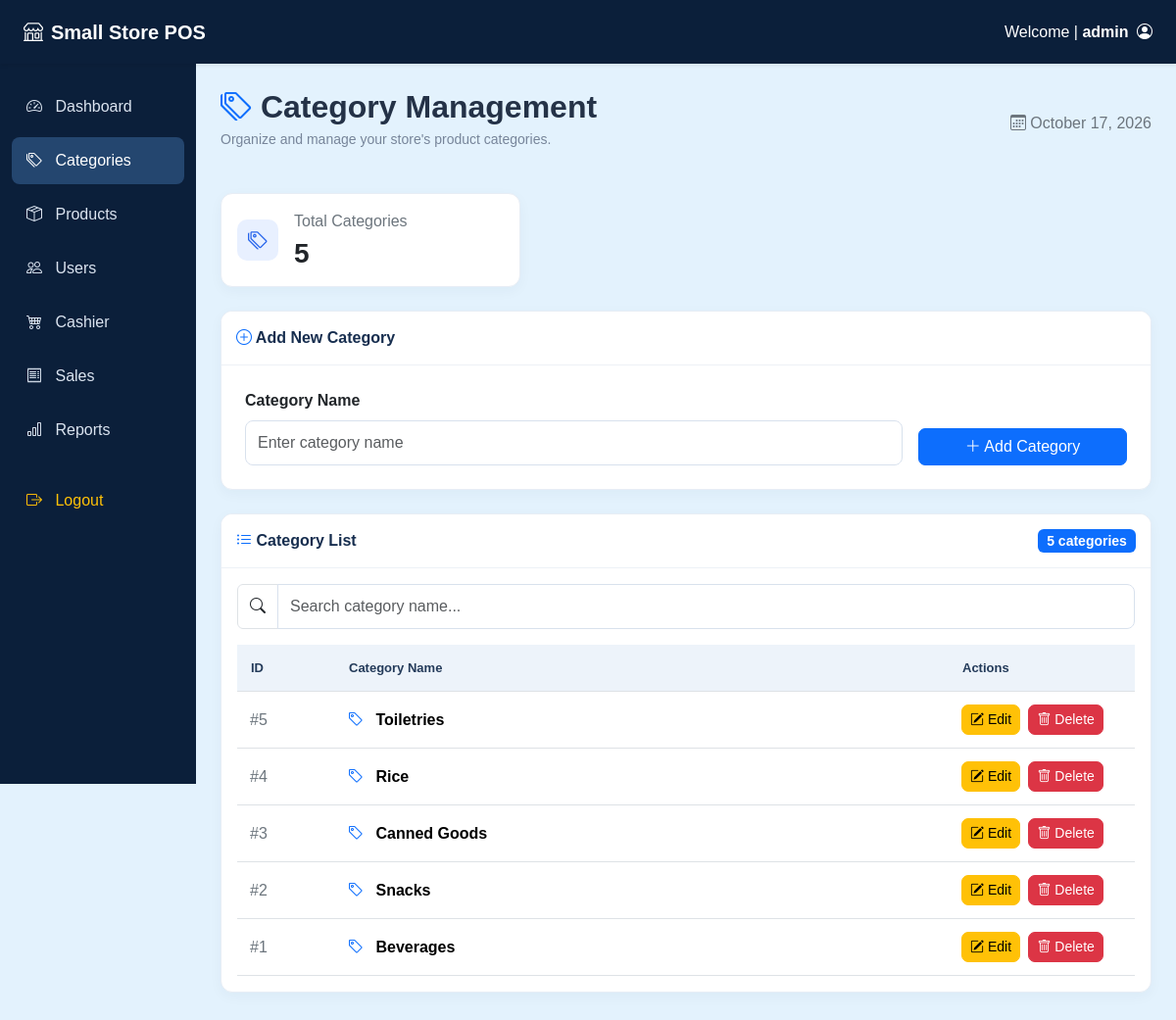
The app's page /categories.php (signed in) with its own data.
### tables this page shows
CREATE TABLE `categories` (
  `category_id` int(11) NOT NULL AUTO_INCREMENT,
  `category_name` varchar(50) NOT NULL,
  PRIMARY KEY (`category_id`)
);

### categories.php (the view, shortened to what this page needs)
<?php
    include "config.php";
    $list = mysqli_query(
        $conn,
        "SELECT * FROM categories ORDER BY category_id DESC"
    );
?>
<!DOCTYPE html>
<html lang="en">
    <head>
        <link href="https://cdn.jsdelivr.net/npm/bootstrap@5.3.3/dist/css/bootstrap.min.css" rel="stylesheet">
        <link rel="stylesheet" href="https://cdn.jsdelivr.net/npm/bootstrap-icons@1.11.3/font/bootstrap-icons.min.css">
        <link rel="stylesheet" href="css/style.css">
    </head>
    <body>
        <nav class="navbar navbar-dark topbar shadow-sm">
            <div class="container-fluid px-4">
                <a href="dashboard.php" class="navbar-brand fw-bold">
                    <i class="bi bi-shop me-2"></i>Small Store POS
                </a>
                <div class="text-white">
                    Welcome |
                    <b><?php echo htmlspecialchars($_SESSION['username']); ?></b>
                    <i class="bi bi-person-circle ms-1"></i>
                </div>
            </div>
        </nav>
        <div class="container-fluid">
            <div class="row">
                <div class="col-md-2 p-0">
                    <div class="sidebar">
                        <a href="dashboard.php"><i class="bi bi-speedometer2"></i> Dashboard</a>
                        <a href="categories.php" class="active"><i class="bi bi-tags"></i> Categories</a>
                        <a href="products.php"><i class="bi bi-box-seam"></i> Products</a>
                        <a href="users.php"><i class="bi bi-people"></i> Users</a>
                        <a href="cashier.php"><i class="bi bi-cart4"></i> Cashier</a>
                        <a href="sales.php"><i class="bi bi-receipt"></i> Sales</a>
                        <a href="reports.php"><i class="bi bi-bar-chart"></i> Reports</a>
                        <a href="logout.php" class="text-warning mt-4"><i class="bi bi-box-arrow-right"></i> Logout</a>
                    </div>
                </div>
                <div class="col-md-10 main-content">
                    <div class="d-flex justify-content-between align-items-center flex-wrap mb-4">
                        <div>
                            <h2 class="fw-bold mb-1">
                                <i class="bi bi-tags text-primary"></i>
                                Category Management
                            </h2>
                            <p class="page-subtitle mb-0">
                                Organize and manage your store's product categories.
                            </p>
                        </div>
                        <div class="text-secondary mt-2">
                            <i class="bi bi-calendar3"></i>
                            <?php echo date("F d, Y"); ?>
                        </div>
                    </div>
                    <div class="row g-3 mb-4">
                        <div class="col-12 col-sm-6 col-xl-4">
                            <div class="card content-card">
                                <div class="card-body d-flex align-items-center gap-3">
                                    <div class="category-icon">
                                        <i class="bi bi-tags"></i>
                                    </div>
                                    <div>
                                        <p class="text-secondary mb-1">Total Categories</p>
                                        <h3 class="fw-bold mb-0">
                                            <?php echo mysqli_num_rows($list); ?>
                                        </h3>
                                    </div>
                                </div>
                            </div>
                        </div>
                    </div>
                    <div class="card content-card mb-4">
                        <div class="card-header">
                            <i class="bi bi-plus-circle text-primary"></i>
                            Add New Category
                        </div>
                        <div class="card-body p-4">
                            <form method="POST">
                                <div class="row g-3 align-items-end">
                                    <div class="col-12 col-md-9">
                                        <label class="form-label fw-semibold">Category Name</label>
                                        <input type="text" name="category" class="form-control" placeholder="Enter category name" minlength="2" required>
                                    </div>
                                    <div class="col-12 col-md-3">
                                        <button type="submit" name="add" class="btn btn-primary w-100">
                                            <i class="bi bi-plus-lg"></i> Add Category
                                        </button>
                                    </div>
                                </div>
                            </form>
                        </div>
                    </div>
                    <div class="card content-card mb-4">
                        <div class="card-header d-flex justify-content-between align-items-center flex-wrap gap-2">
                            <span><i class="bi bi-list-ul text-primary"></i> Category List</span>
                            <span class="badge text-bg-primary"> <?php echo mysqli_num_rows($list); ?> categories</span>
                        </div>
                        <div class="card-body">
                            <div class="input-group mb-3">
                                <span class="input-group-text bg-white"><i class="bi bi-search"></i></span>
                                <input type="text" id="search" class="form-control" placeholder="Search category name...">
                            </div>
                            <div class="table-responsive">
                                <table class="table table-hover">
                                    <thead>
                                        <tr>
                                            <th style="width: 100px;">ID</th>
                                            <th>Category Name</th>
                                            <th style="width: 190px;">Actions</th>
                                        </tr>
                                    </thead>
                                    <tbody id="categoryTable">
                                        <?php
                                        mysqli_data_seek($list, 0);
                                        while($row = mysqli_fetch_assoc($list)){
                                        ?>
                                            <tr>
                                                <td class="text-secondary">
                                                    #<?php echo (int)$row['category_id']; ?>
                                                </td>
                                                <td class="fw-semibold">
                                                    <i class="bi bi-tag text-primary me-2"></i>
                                                    <?php echo htmlspecialchars($row['category_name']); ?>
                                                </td>
                                                <td>
                                                    <a
                                                        href="?edit=<?php echo (int)$row['category_id']; ?>"
                                                        class="btn btn-warning btn-sm me-1"
                                                    >
                                                        <i class="bi bi-pencil-square"></i> Edit
                                                    </a>
                                                    <form
                                                        method="POST"
                                                        class="d-inline"
                                                        onsubmit="return confirm('Are you sure you want to delete this category?');"
                                                    >
                                                        <button
                                                            type="submit"
                                                            name="delete_category"
                                                            class="btn btn-danger btn-sm"
                                                        >
                                                            <i class="bi bi-trash"></i> Delete
                                                        </button>
                                                    </form>
                                                </td>
                                            </tr>
                                        <?php } ?>
                                    </tbody>
                                </table>
                            </div>
                        </div>
                    </div>
                </div>
            </div>
        </div>
    </body>
</html>

### css/style.css (style rules this page uses)
body { background:#f5f5f5; }
.card { margin-top:20px; border-radius:10px; }
.card-header { font-weight:bold; }
.table { background:white; }
.btn { border-radius:5px; }
h2,h3,h4,h5 { font-weight:bold; }
.badge { font-size:14px; }

### categories.php (style rules this page uses)
body { background: #e3f2fd; font-family: Arial, sans-serif; color: #243247; }
.topbar { background: #0b1f3a; min-height: 65px; }
.sidebar { background: #0b1f3a; min-height: calc(100vh - 65px); padding: 20px 12px; }
.sidebar a { display: block; color: #dbe4f0; text-decoration: none; padding: 12px 15px; margin-bottom: 7px; border-radius: 8px; transition: .2s; }
.sidebar a:hover, .sidebar a.active { background: #24466f; color: white; }
.sidebar a i { margin-right: 9px; }
.main-content { padding: 25px; }
.content-card { border: 1px solid #e7edf5; border-radius: 12px; box-shadow: 0 4px 14px rgba(20, 43, 73, 0.04); overflow: hidden; }
.content-card .card-header { background: white; color: #172e4f; font-weight: bold; padding: 15px; border-bottom: 1px solid #edf1f6; }
.form-control { border: 1px solid #d8e1ed; border-radius: 8px; padding: 10px 12px; }
.table { vertical-align: middle; margin-bottom: 0; }
.table thead th { background: #edf3fa; color: #243b5a; font-size: 13px; padding: 14px; white-space: nowrap; }
.table tbody td { padding: 13px; }
.page-subtitle { color: #77859a; font-size: 14px; }
.category-icon { width: 42px; height: 42px; display: inline-flex; align-items: center; justify-content: center; border-radius: 10px; background: #e8f0ff; color: #2563eb; font-size: 20px; }
.btn { border-radius: 7px; }

### records on screen
categories: category_id "5", category_name "Toiletries"
categories: category_id "4", category_name "Rice"
categories: category_id "3", category_name "Canned Goods"
categories: category_id "2", category_name "Snacks"
categories: category_id "1", category_name "Beverages"

### other values on screen
$_SESSION['username'] "admin"
mysqli_num_rows($list) "5"
